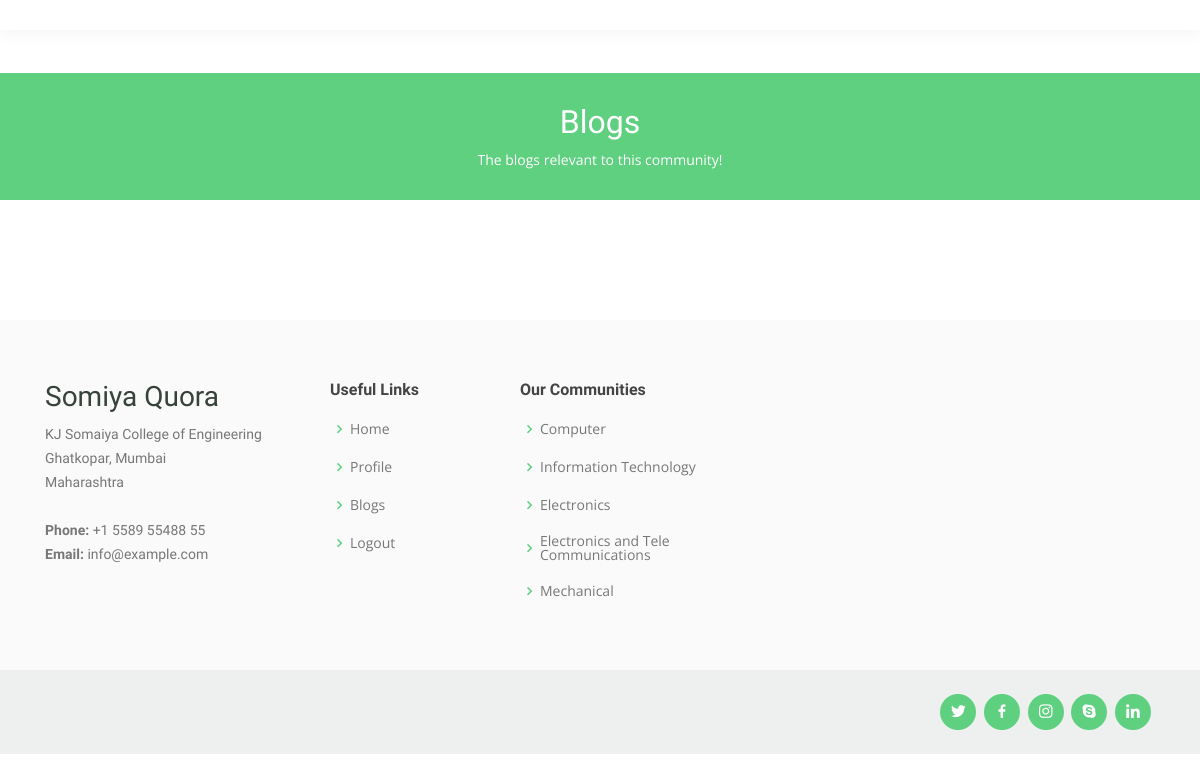
Page /blogs/Electronics on the earlier database version.
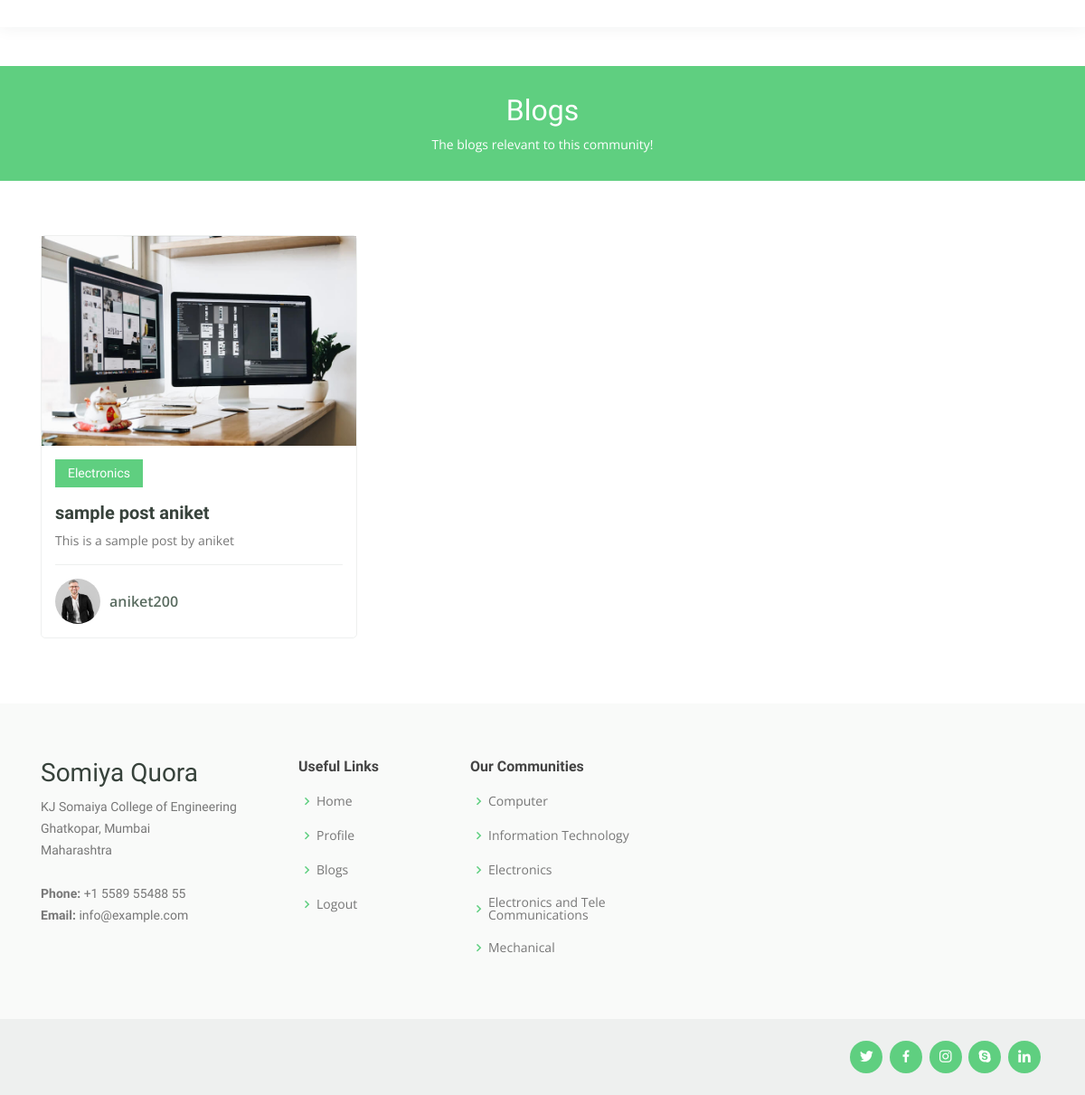
Same page on the later database version.
### quoraBlog/models.py (models this page shows, shortened)
class Post(models.Model):
    title = models.CharField(max_length=100)
    content = models.TextField()
    date_posted = models.DateTimeField(default=timezone.now)
    author = models.ForeignKey(User, on_delete=models.CASCADE)
    group = models.ForeignKey(Community, on_delete= models.CASCADE,null=True, blank=True)
    reports = models.ManyToManyField(User, related_name='blog_post')
    User.username = 'Viraj'

class Community(models.Model):
    title =  models.CharField(max_length=100,unique=True)
    description = models.TextField(blank=True, default='')
    def __str__(self):
        return self.title

### quoraBlog/views.py (the view)
# urls.py: path('blogs/Electronics', views.etrx, name='Electronics'),
def etrx(req):
    context = {
        'community': 'Electronics',
        'commPost': list(Post.objects.all()),
    }
    return render(req, 'computers.html', context)

### quoraBlog/templates/computers.html (shortened to what the changed rows need)
{% load static %}
<!DOCTYPE html>
<html lang="en">
    <head>
        <link href="{% static 'vendor/bootstrap/css/bootstrap.min.css' %}" rel="stylesheet">
        <link href="{% static 'vendor/icofont/icofont.min.css' %}" rel="stylesheet">
        <link href="{% static 'vendor/boxicons/css/boxicons.min.css' %}" rel="stylesheet">
        <link href="{% static 'vendor/owl.carousel/assets/owl.carousel.min.css' %}" rel="stylesheet">
        <link href="{% static 'vendor/animate.css/animate.min.css' %}" rel="stylesheet">
        <link href="{% static 'vendor/aos/aos.css' %}" rel="stylesheet">
        <link href="{% static 'vendor/remixicon/remixicon.css' %}" rel="stylesheet">
        <link rel="stylesheet" type="text/css" href="{% static 'css/blogs.css' %}">
    </head>
<body>
  <main id="main" data-aos="fade-in">
    <div class="breadcrumbs">
      <div class="container">
        <h2>Blogs</h2>
      </div>
    </div>
    <section id="courses" class="courses">
        <div class="container" data-aos="fade-up">
          <div class="row" data-aos="zoom-in" data-aos-delay="100">
            {% for post in commPost %}
            {% ifequal post.group|stringformat:"s" community %}
            <div class="col-lg-4 col-md-6 d-flex align-items-stretch">
              <div class="course-item" style="margin-bottom: 12px;">
                <img src="{% static 'img/course-1.jpg' %}" class="img-fluid" alt="...">
                <div class="course-content">
                  <div class="d-flex justify-content-between align-items-center mb-3">
                    <h4>{{ post.group }}</h4>
                  </div>
                  <h3><a href="{% url 'post-detail' post.id %}">{{ post.title }}</a></h3>
                  <p>{{ post.content }}</p>
                  <div class="trainer d-flex justify-content-between align-items-center">
                    <div class="trainer-profile d-flex align-items-center">
                      <img src="{% static 'img/trainer-1.jpg' %}" class="img-fluid" alt="">
                      <span>{{ post.author }}</span>
                    </div>
                  </div>
                </div>
              </div>
            </div>
            {% endifequal %}
            {% endfor %}
    </section>
    </main>
</body>
</html>

Differences in the rows shown:
added Post: group "Electronics", title "sample post aniket", content "This is a sample post by aniket", author "aniket200"
